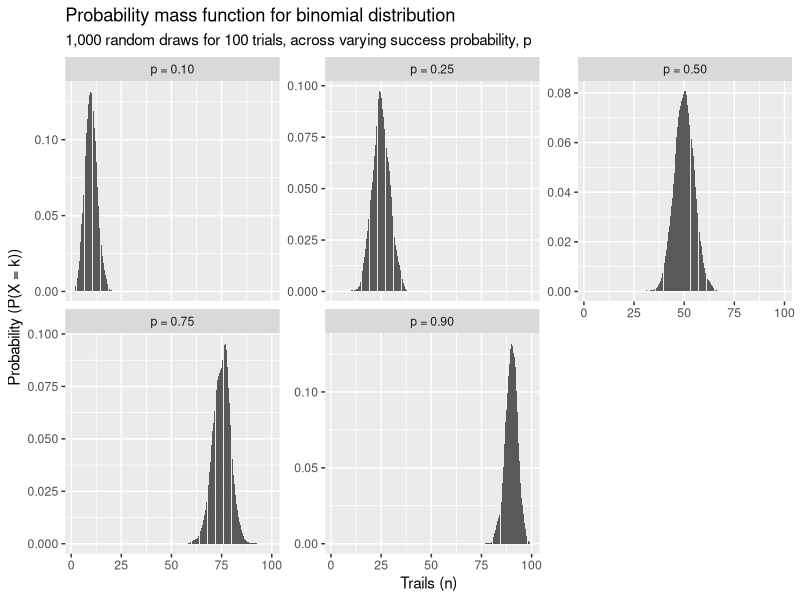
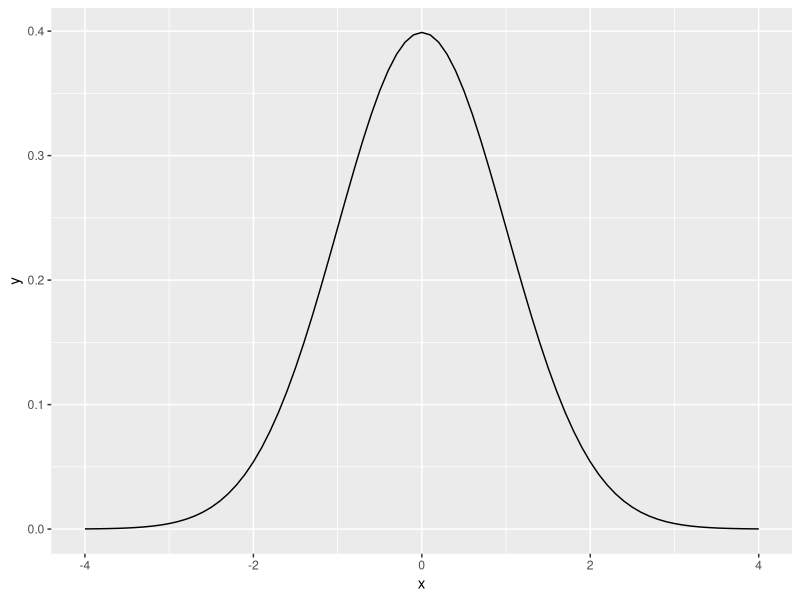
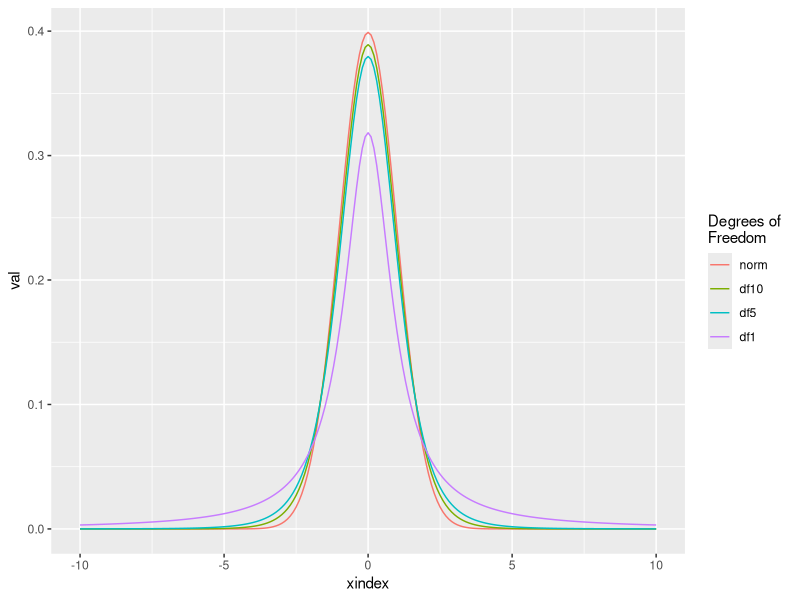
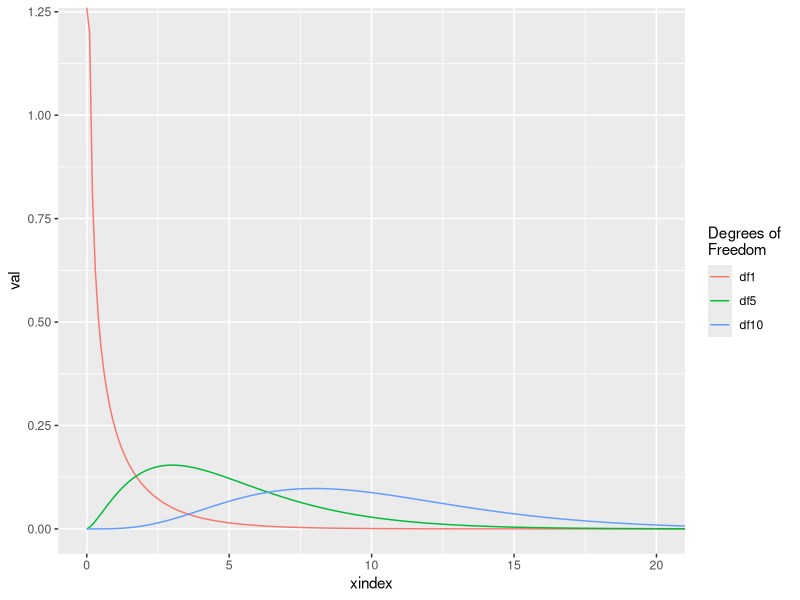
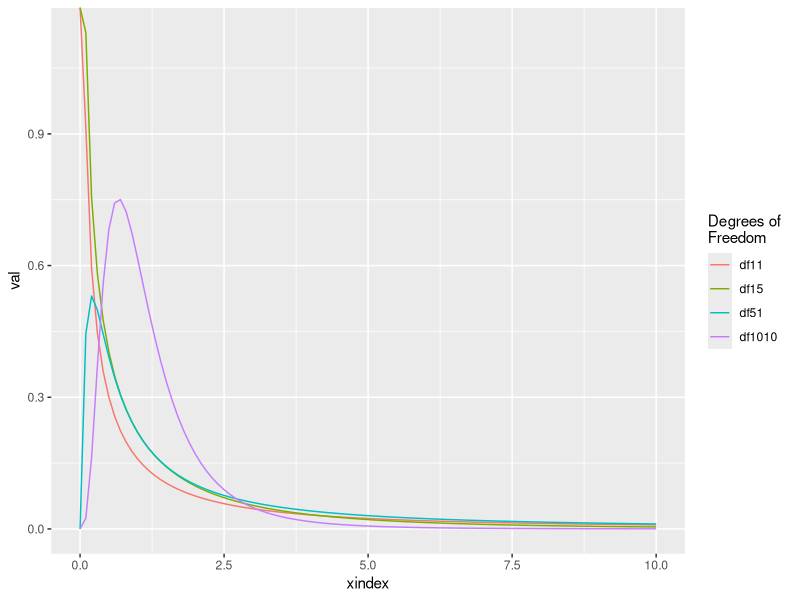
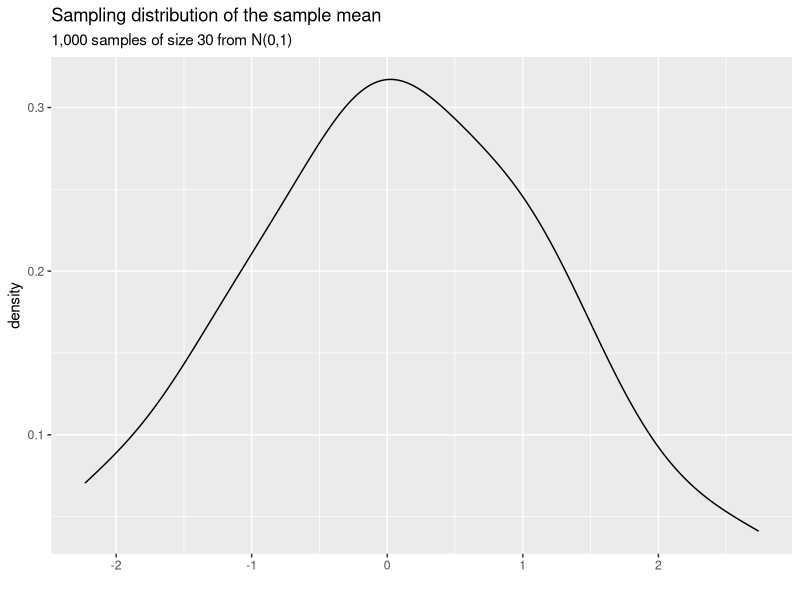
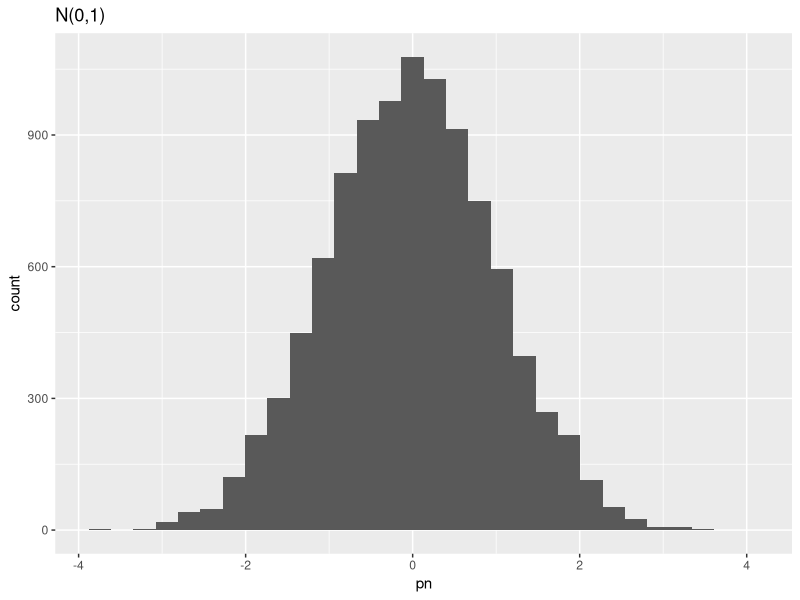
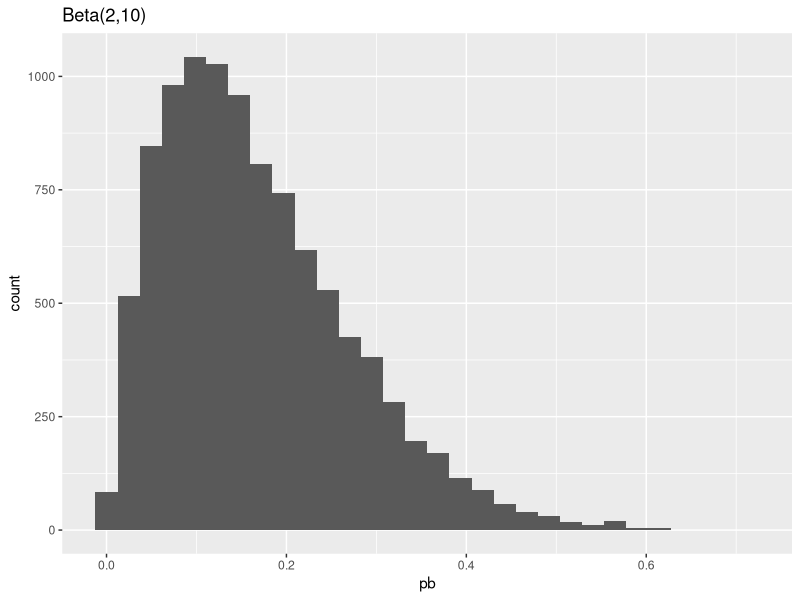

Write R code to recreate these figures, in order.
## ---- chunk 1
library(tidyverse)
## ---- chunk 2
# table of people giving age and height
d <- tibble(age    = sample(c(20,30,40),   1000, replace = TRUE),
            height = sample(c(50,60),      1000, replace = TRUE),
            gender = sample(c("M","F"),    1000, replace = TRUE),
            group  = sample(LETTERS[1:10], 1000, replace = TRUE))

# simple random sample of 100 individuals (rows) from d
d[sample(1:1000, 100, replace = FALSE), ]

# stratified random sample: gender is the strata.
# take 50 random samples from each strata.
split(d, d$gender) %>% 
  lapply(., function(x) x[ sample(1:nrow(x), 50 , replace=FALSE) , ] )

# cluster sample: groups A:E are the cluster. 
filter(d, group %in% LETTERS[1:5]) 
## ---- chunk 3
expand.grid(1:6, 1:6)
nrow(expand.grid(1:6, 1:6)) # number of outcomes in S
## ---- chunk 4
# x_i = prior convictions, n = number of prisoners
d <- tibble(xi = 0:4, n = c(80,265,100,40,15))

# probability of event x_i, f(x_i)
d$p <- d$n / sum(d$n)

# expected value = sum(x_i * f(x_i))
ev <- sum(d$xi * d$p) 
ev # 1.29 prior convictions (E doesn't need to be a count)

# variance = sum(x_i - EV) * f(x_i)
var <- sum((d$xi - ev)^2 * d$p)
var

# standard deviation 
sd <- sqrt(var)
sd
## ---- chunk 5
# consider 5 independent trials with 25% success. 
# probability of 0 successes: P(X=0)
dbinom(x=0, size=5, prob=0.25)

# probability of 4 or more successes, P(X >= 4)
dbinom(x=4, size=5, prob=0.25) + dbinom(x=5, size=5, prob=0.25)
# same as
sum( dbinom(x=4:5, size=5, prob=0.25) )

# expected value for 5 trails? E(X) = np
5 * 0.25

# standard deviation of successes in 5 trails, 
# SD = sqrt(Var), and Var = np(1 - p)
sqrt(5*0.25*0.75)
## ---- chunk 6
# `rbinom` is somewhat confusing, since the n parameter refers to the 
# number of samples to draw, and the SIZE is actually the n in common
# formulations of the binomial distribution
tibble(`p = 0.10` = rbinom(n=1000, size = 100, prob = 0.10),
       `p = 0.25` = rbinom(n=1000, size = 100, prob = 0.25),
       `p = 0.50` = rbinom(n=1000, size = 100, prob = 0.50),
       `p = 0.75` = rbinom(n=1000, size = 100, prob = 0.75),
       `p = 0.90` = rbinom(n=1000, size = 100, prob = 0.90)) %>% 
  pivot_longer(cols = 1:5, names_to = "p", values_to = "val") %>% 
  ggplot(aes(val)) +
  geom_histogram(stat = "density") +
  facet_wrap(~p, scales = "free_y") +
  labs(title = "Probability mass function for binomial distribution",
       subtitle = "1,000 random draws for 100 trials, across varying success probability, p",
       x = "Trails (n)", y = "Probability (P(X = k))") 
## ---- chunk 7
# simulate a standard normal distribution
tibble(x = seq(-4,4,by=0.1), 
       y = dnorm(seq(-4,4,by=0.1), 0, 1)) %>% 
  ggplot(aes(x, y)) +
  geom_line()
## ---- chunk 8
x <- seq(-10, 10, by = 0.1)
tibble(xindex = x,
       norm  = dnorm(x),
       df1   = dt(x, 1), 
       df5   = dt(x, 5), 
       df10  = dt(x, 10)) %>% 
  pivot_longer(-xindex, names_to = "dof", values_to = "val") %>% 
  mutate(dof = factor(dof, levels = c('norm','df10', 'df5', 'df1'))) %>% 
  ggplot(aes(xindex, val, color = dof)) +
  geom_line() +
  coord_cartesian(xlim = c(-10, 10)) +
  labs(color = "Degrees of \nFreedom")
## ---- chunk 9
x <- seq(0, 30, by = 0.1)
tibble(xindex = x,
       df1   = dchisq(x, 1), 
       df5   = dchisq(x, 5), 
       df10  = dchisq(x, 10)) %>% 
  pivot_longer(-xindex, names_to = "dof", values_to = "val") %>% 
  mutate(dof = factor(dof, levels = c('df1', 'df5', 'df10'))) %>% 
  ggplot(aes(xindex, val, color = dof)) +
  geom_line() +
  coord_cartesian(xlim = c(0, 20)) +
  labs(color = "Degrees of \nFreedom")
## ---- chunk 10
x <- seq(0, 10, by = 0.1)
tibble(xindex = x,
       df11   = df(x, 1, 1), 
       df15   = df(x, 1, 5), 
       df51   = df(x, 5, 1),
       df1010 = df(x, 10, 10)) %>% 
  pivot_longer(-xindex, names_to = "dof", values_to = "val") %>% 
  mutate(dof = factor(dof, levels = c('df11', 'df15', 'df51', 'df1010'))) %>% 
  ggplot(aes(xindex, val, color = dof)) +
  geom_line() +
  coord_cartesian(xlim = c(0, 10)) +
  labs(color = "Degrees of \nFreedom")
## ---- chunk 11
set.seed(7)

# create a population from the standard normal distribution
pop <- rnorm(10000)

# take 20 samples from the population, compute mean, and repeat 1000 times
x <- vector(length = 1000)

for(i in 1:1000) {
  s    <- sample(pop, 30, replace = FALSE)
  x[i] <- mean(s) 
}

tibble(s) %>% 
  ggplot(aes(s)) +
  geom_line(stat="density") +
  labs(title = "Sampling distribution of the sample mean",
       subtitle = "1,000 samples of size 30 from N(0,1)", x = "")
## ---- chunk 12
# simulate normal population
pn <- rnorm(10000,0,1)
ggplot(tibble(pn), aes(pn)) + geom_histogram() + labs(title = "N(0,1)")

# skewed population - beta distribution
pb <- rbeta(10000, 2, 10) 
ggplot(tibble(pb), aes(pb)) + geom_histogram() + labs(title="Beta(2,10)")

# sample extremely small sample sizes from normal population
sample_dist <- function(dist, n, ...) {
  return(sapply(1:10000, function(x) mean(sample(dist, n))))
}

tibble(n2   = sample_dist(pn, n = 2),
       n100 = sample_dist(pn, 100),
       b2   = sample_dist(pb, 2),
       b100 = sample_dist(pb, 100)) %>% 
  pivot_longer(everything(), names_to = "dist", values_to = "sample_mean") %>% 
  ggplot(aes(sample_mean)) +
  geom_line(stat="density") +
  facet_wrap(~dist, scales = "free") +
  labs(subtitle = "Skewed beta population with small sample size -> skewed sampling distribution \nNormal population with small sample size -> normal sampling distribution \nLarge sample size from skewed or normal distribution -> normal sampling distribution")
